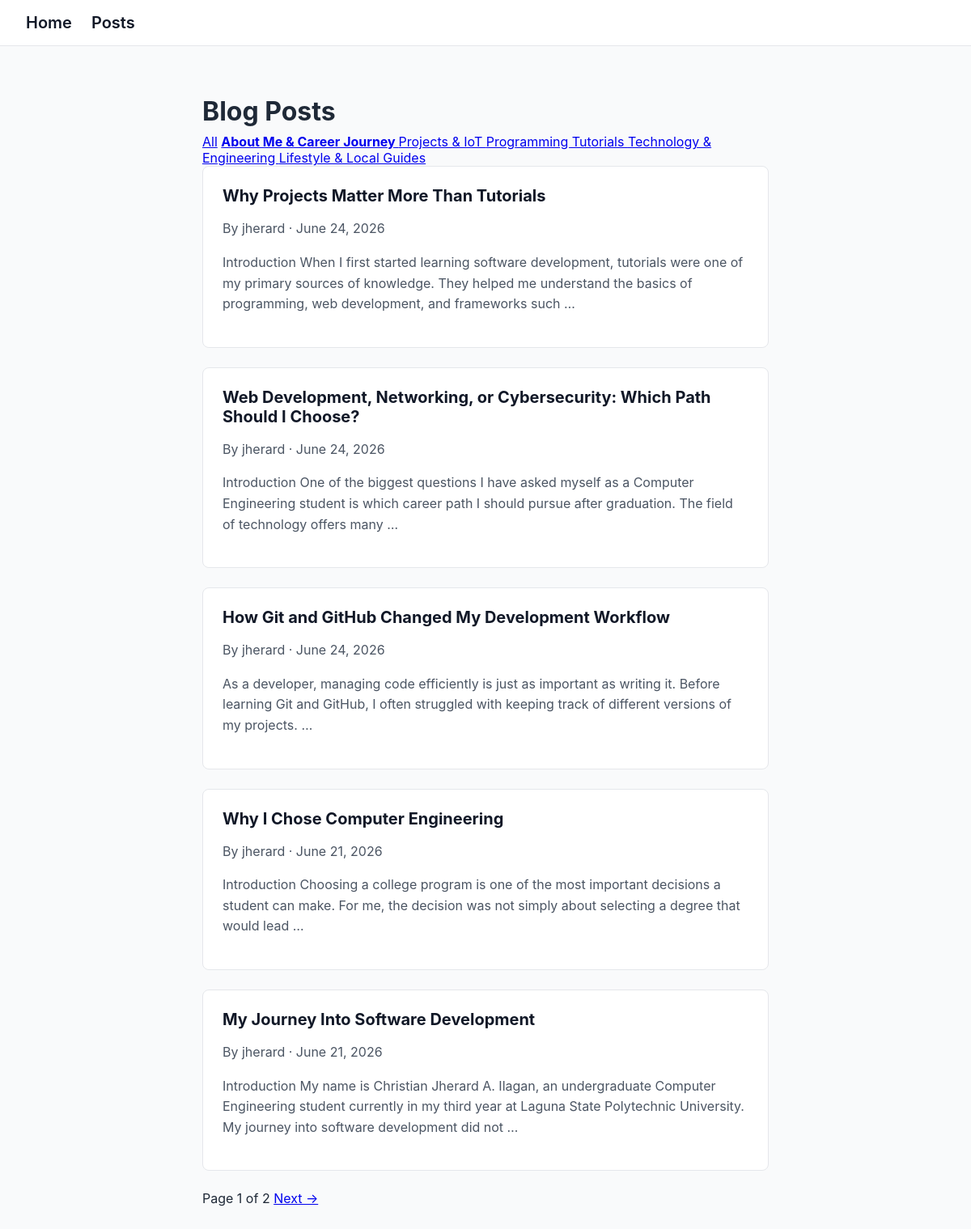
/posts/?category=about-me-career-journey, run on the app's committed database.
### posts/models.py (models this page shows, shortened)
class Category(models.Model):
    name = models.CharField(max_length=100)
    slug = models.SlugField(max_length=100, unique=True)
    class Meta:
        verbose_name_plural = 'categories'

class Post(models.Model):
    STATUS_CHOICES = [
        ('draft', 'Draft'),
        ('published', 'Published'),
    ]
    status = models.CharField(max_length=10, choices=STATUS_CHOICES, default='draft')
    title = models.CharField(max_length=200)
    slug = models.SlugField(max_length=200, unique=True)
    author = models.ForeignKey(User, on_delete=models.CASCADE, related_name='posts')
    content = RichTextUploadingField()
    created_at = models.DateTimeField(auto_now_add=True)
    updated_at = models.DateTimeField(auto_now=True)
    categories = models.ManyToManyField(Category, blank=True, related_name='posts')

### posts/views.py (the view)
# urls.py: path('', views.post_list, name='post_list'),
def post_list(request):
    posts = Post.objects.filter(status='published').order_by('-created_at')
    category_slug = request.GET.get('category')
    if category_slug:
        posts = posts.filter(categories__slug=category_slug)
    paginator = Paginator(posts, 5)
    page_number = request.GET.get('page')
    page_obj = paginator.get_page(page_number)
    categories = Category.objects.all()
    return render(request, 'posts/post_list.html', {
        'page_obj': page_obj,
        'categories': categories,
        'current_category': category_slug,
    })

### posts/templates/posts/post_list.html (shortened to what this page needs)
{% extends 'posts/base.html' %}
{% block content %}
<h1>Blog Posts</h1>
<div>
    <a href="{% url 'post_list' %}">All</a>
    {% for category in categories %}
        <a href="?category={{ category.slug }}"
           {% if current_category == category.slug %}
               style="font-weight: bold; text-decoration: underline;"
           {% endif %}>
            {{ category.name }}
        </a>
    {% endfor %}
</div>
{% include 'posts/partials/post_items.html' with posts=page_obj %}
<div class="pagination">
    <span>Page {{ page_obj.number }} of {{ page_obj.paginator.num_pages }}</span>
    {% if page_obj.has_next %}
        <a href="?page={{ page_obj.next_page_number }}">Next →</a>
    {% endif %}
</div>
{% endblock %}

### posts/templates/posts/partials/post_items.html (shortened to what this page needs)
{% for post in posts %}
    <article>
        <h2>
            <a href="{% url 'post_detail' post.slug %}">
                {{ post.title }}
            </a>
        </h2>
        <p>By {{ post.author }} · {{ post.created_at|date:"F j, Y" }}</p>
        <p>{{ post.content|striptags|truncatewords:30 }}</p>
    </article>
{% empty %}
    <p>No published posts yet.</p>
{% endfor %}

### static/css/style.css (style rules this page uses)
body { font-family: -apple-system, BlinkMacSystemFont, 'Segoe UI', sans-serif; background-color: #f9fafb; color: #1f2937; margin: 0; padding: 0; }
article { background-color: #ffffff; border: 1px solid #e5e7eb; border-radius: 8px; padding: 1.5rem; margin-bottom: 1.5rem; }
h1 { font-size: 2rem; font-weight: 700; margin-bottom: 0.5rem; }
h2 { font-size: 1.25rem; margin: 0 0 0.5rem 0; }
h2 a { color: #111827; text-decoration: none; }
p { line-height: 1.6; color: #4b5563; }

### data on the page
Category: name "About Me & Career Journey"
Category: name "Projects & IoT"
Category: name "Programming Tutorials"
Category: name "Technology & Engineering"
Category: name "Lifestyle & Local Guides"
Post: title "Why Projects Matter More Than Tutorials", author "jherard", created_at "June 24, 2026", content "Introduction When I first started learning software development, tutorials were one of my primary sources of knowledge. They helped me understand the basics of programming, web development, and frameworks such …"
Post: title "Web Development, Networking, or Cybersecurity: Which Path Should I Choose?", author "jherard", created_at "June 24, 2026", content "Introduction One of the biggest questions I have asked myself as a Computer Engineering student is which career path I should pursue after graduation. The field of technology offers many …"
Post: title "How Git and GitHub Changed My Development Workflow", author "jherard", created_at "June 24, 2026", content "As a developer, managing code efficiently is just as important as writing it. Before learning Git and GitHub, I often struggled with keeping track of different versions of my projects. …"
Post: title "Why I Chose Computer Engineering", author "jherard", created_at "June 21, 2026", content "Introduction Choosing a college program is one of the most important decisions a student can make. For me, the decision was not simply about selecting a degree that would lead …"
Post: title "My Journey Into Software Development", author "jherard", created_at "June 21, 2026", content "Introduction My name is Christian Jherard A. Ilagan, an undergraduate Computer Engineering student currently in my third year at Laguna State Polytechnic University. My journey into software development did not …"

### other printed values
{{ page_obj.number }} "1"
{{ page_obj.paginator.num_pages }} "2"
